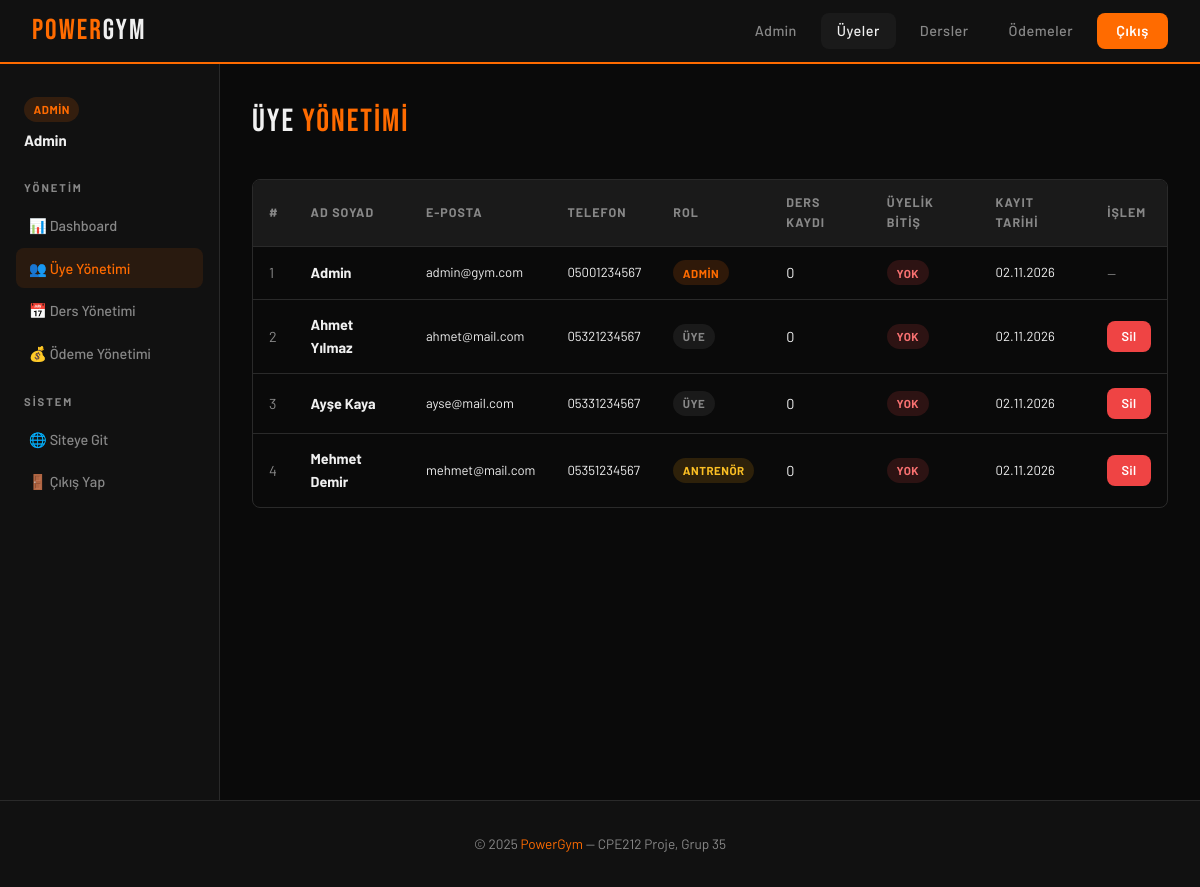
/admin/manage_users.php (signed in), run on the app's committed database.
### tables this page shows
CREATE TABLE users (
    user_id     INT AUTO_INCREMENT PRIMARY KEY,
    name        VARCHAR(100) NOT NULL,
    email       VARCHAR(150) NOT NULL UNIQUE,
    password    VARCHAR(64)  NOT NULL,   
    phone       VARCHAR(20),
    role        ENUM('member','admin','trainer') DEFAULT 'member',
    created_at  DATETIME DEFAULT CURRENT_TIMESTAMP
);

### admin/manage_users.php (the view, shortened to what this page needs)
<?php
require_once '../db/connection.php';
$users = mysqli_query($conn, "
    SELECT u.*,
           (SELECT COUNT(*) FROM enrollments e WHERE e.user_id=u.user_id AND e.status='active') AS enroll_count,
           (SELECT p.expiry_date FROM payments p WHERE p.user_id=u.user_id AND p.status='active' AND p.expiry_date>=CURDATE() ORDER BY p.expiry_date DESC LIMIT 1) AS active_until
    FROM users u
    ORDER BY u.created_at DESC
");
?>
<!DOCTYPE html>
<html lang="tr">
<head>
  <link rel="stylesheet" href="../css/style.css">
</head>
<body>
<nav>
  <a href="../index.php" class="nav-logo">POWER<span>GYM</span></a>
  <div class="nav-links">
    <a href="dashboard.php">Admin</a>
    <a href="manage_users.php" class="active">Üyeler</a>
    <a href="manage_classes.php">Dersler</a>
    <a href="manage_payments.php">Ödemeler</a>
    <a href="../auth/logout.php" class="btn-nav">Çıkış</a>
  </div>
</nav>
<div class="dash-wrap">
  <aside class="sidebar">
    <div style="padding:.5rem;margin-bottom:1rem;">
      <span class="badge badge-primary">ADMİN</span>
      <div style="font-weight:700;margin-top:.4rem;"><?= htmlspecialchars($_SESSION['name']) ?></div>
    </div>
    <div class="sidebar-section">Yönetim</div>
    <a href="dashboard.php">📊 Dashboard</a>
    <a href="manage_users.php" class="active">👥 Üye Yönetimi</a>
    <a href="manage_classes.php">📅 Ders Yönetimi</a>
    <a href="manage_payments.php">💰 Ödeme Yönetimi</a>
    <div class="sidebar-section">Sistem</div>
    <a href="../index.php">🌐 Siteye Git</a>
    <a href="../auth/logout.php">🚪 Çıkış Yap</a>
  </aside>
  <main class="dash-content">
    <div class="page-header">
      <div class="page-title">ÜYE <span style="color:var(--primary);">YÖNETİMİ</span></div>
    </div>
    <div class="table-wrap">
      <table>
        <thead>
          <tr>
            <th>#</th>
            <th>Ad Soyad</th>
            <th>E-Posta</th>
            <th>Telefon</th>
            <th>Rol</th>
            <th>Ders Kaydı</th>
            <th>Üyelik Bitiş</th>
            <th>Kayıt Tarihi</th>
            <th>İşlem</th>
          </tr>
        </thead>
        <tbody>
        <?php while($u = mysqli_fetch_assoc($users)): ?>
          <tr>
            <td style="color:var(--text-muted);"><?= $u['user_id'] ?></td>
            <td><strong><?= htmlspecialchars($u['name']) ?></strong></td>
            <td style="font-size:.82rem;"><?= htmlspecialchars($u['email']) ?></td>
            <td style="font-size:.82rem;"><?= htmlspecialchars($u['phone'] ?? '-') ?></td>
            <td>
              <?php if ($u['role']==='admin'): ?>
                <span class="badge badge-primary">Admin</span>
              <?php elseif ($u['role']==='trainer'): ?>
                <span class="badge badge-warning">Antrenör</span>
              <?php else: ?>
                <span class="badge badge-muted">Üye</span>
              <?php endif; ?>
            </td>
            <td><?= $u['enroll_count'] ?></td>
            <td>
              <?php if ($u['active_until']): ?>
                <span class="badge badge-success"><?= date('d.m.Y', strtotime($u['active_until'])) ?></span>
              <?php else: ?>
                <span class="badge badge-danger">Yok</span>
              <?php endif; ?>
            </td>
            <td style="font-size:.82rem;"><?= date('d.m.Y', strtotime($u['created_at'])) ?></td>
            <td>
              <?php if ($u['role'] !== 'admin'): ?>
                <a href="manage_users.php?delete=<?= $u['user_id'] ?>"
                   class="btn btn-danger btn-sm"
                   onclick="return confirm('Bu kullanıcıyı silmek istediğinizden emin misiniz?')">
                  Sil
                </a>
              <?php else: ?>
                <span style="color:var(--text-muted);font-size:.8rem;">—</span>
              <?php endif; ?>
            </td>
          </tr>
        <?php endwhile; ?>
        </tbody>
      </table>
    </div>
  </main>
</div>
<footer>
  <p>© 2025 <span>PowerGym</span> — CPE212 Proje, Grup 35</p>
</footer>
</body>
</html>

### css/style.css (style rules this page uses)
:root { --primary: #FF6B00; --primary-dk: #CC5500; --accent: #FFD600; --bg: #0A0A0A; --bg2: #111111; --bg3: #1A1A1A; --card: #161616; --border: #2A2A2A; --text: #F0F0F0; --text-muted: #888888; --success: #22C55E; --danger: #EF4444; --warning: #F59E0B; --radius: 8px; --shadow: 0 4px 24px rgba(0,0,0,0.6); }
*, *::before, *::after { box-sizing: border-box; margin: 0; padding: 0; }
html { scroll-behavior: smooth; }
body { font-family: 'Barlow', sans-serif; background: var(--bg); color: var(--text); font-size: 15px; line-height: 1.6; min-height: 100vh; }
nav { background: var(--bg2); border-bottom: 2px solid var(--primary); padding: 0 2rem; position: sticky; top: 0; z-index: 100; display: flex; align-items: center; justify-content: space-between; height: 64px; }
.nav-logo { font-family: 'Bebas Neue', sans-serif; font-size: 1.8rem; letter-spacing: 2px; color: var(--primary); text-decoration: none; }
.nav-logo span { color: var(--text); }
.nav-links { display: flex; gap: 0.5rem; align-items: center; }
.nav-links a { color: var(--text-muted); text-decoration: none; padding: 0.4rem 1rem; border-radius: var(--radius); font-weight: 500; font-size: 0.9rem; letter-spacing: 0.5px; transition: color 0.2s, background 0.2s; }
.nav-links a:hover, .nav-links a.active { color: var(--text); background: var(--bg3); }
.nav-links .btn-nav { background: var(--primary); color: #fff !important; padding: 0.4rem 1.2rem; font-weight: 600; }
.btn { display: inline-flex; align-items: center; gap: 0.4rem; padding: 0.6rem 1.4rem; border-radius: var(--radius); font-family: 'Barlow', sans-serif; font-size: 0.9rem; font-weight: 600; letter-spacing: 0.5px; cursor: pointer; border: none; text-decoration: none; transition: all 0.2s; }
.btn-danger { background: var(--danger); color: #fff; }
.btn-sm { padding: 0.35rem 0.9rem; font-size: 0.8rem; }
.table-wrap { overflow-x: auto; border-radius: var(--radius); border: 1px solid var(--border); }
table { width: 100%; border-collapse: collapse; }
table th { background: var(--bg3); color: var(--text-muted); font-size: 0.78rem; font-weight: 700; letter-spacing: 1px; text-transform: uppercase; padding: 0.8rem 1rem; text-align: left; }
table td { padding: 0.85rem 1rem; border-top: 1px solid var(--border); font-size: 0.9rem; vertical-align: middle; }
.badge { display: inline-block; font-size: 0.72rem; font-weight: 700; letter-spacing: 0.5px; text-transform: uppercase; padding: 0.2rem 0.6rem; border-radius: 2rem; }
.badge-danger { background: rgba(239,68,68,0.15); color: #f87171; }
.badge-warning { background: rgba(245,158,11,0.15); color: #fbbf24; }
.badge-primary { background: rgba(255,107,0,0.15); color: var(--primary); }
.badge-muted { background: var(--bg3); color: var(--text-muted); }
.dash-wrap { display: flex; min-height: calc(100vh - 64px); }
.sidebar { width: 220px; background: var(--bg2); border-right: 1px solid var(--border); padding: 1.5rem 1rem; flex-shrink: 0; }
.sidebar-section { font-size: 0.7rem; font-weight: 700; letter-spacing: 2px; text-transform: uppercase; color: var(--text-muted); margin: 1.2rem 0 0.5rem; padding: 0 0.5rem; }
.sidebar a { display: flex; align-items: center; gap: 0.6rem; color: var(--text-muted); text-decoration: none; padding: 0.55rem 0.8rem; border-radius: var(--radius); font-size: 0.9rem; font-weight: 500; transition: all 0.2s; margin-bottom: 2px; }
.sidebar a:hover, .sidebar a.active { background: rgba(255,107,0,0.1); color: var(--primary); }
.dash-content { flex: 1; padding: 2rem; overflow-x: hidden; }
.page-header { display: flex; justify-content: space-between; align-items: center; margin-bottom: 2rem; flex-wrap: wrap; gap: 1rem; }
.page-title { font-family: 'Bebas Neue', sans-serif; font-size: 2rem; letter-spacing: 2px; }
footer { background: var(--bg2); border-top: 1px solid var(--border); padding: 2rem; text-align: center; color: var(--text-muted); font-size: 0.85rem; }
footer span { color: var(--primary); }

### data on the page
users: user_id "1", name "Admin", email "admin@gym.com", phone "05001234567", role "ADMIN", enroll_count "0", created_at "02.11.2026"
users: user_id "2", name "Ahmet Yılmaz", email "ahmet@mail.com", phone "05321234567", role "ÜYE", enroll_count "0", created_at "02.11.2026"
users: user_id "3", name "Ayşe Kaya", email "ayse@mail.com", phone "05331234567", role "ÜYE", enroll_count "0", created_at "02.11.2026"
users: user_id "4", name "Mehmet Demir", email "mehmet@mail.com", phone "05351234567", role "ANTRENÖR", enroll_count "0", created_at "02.11.2026"

### other printed values
$_SESSION['name'] "Admin"
